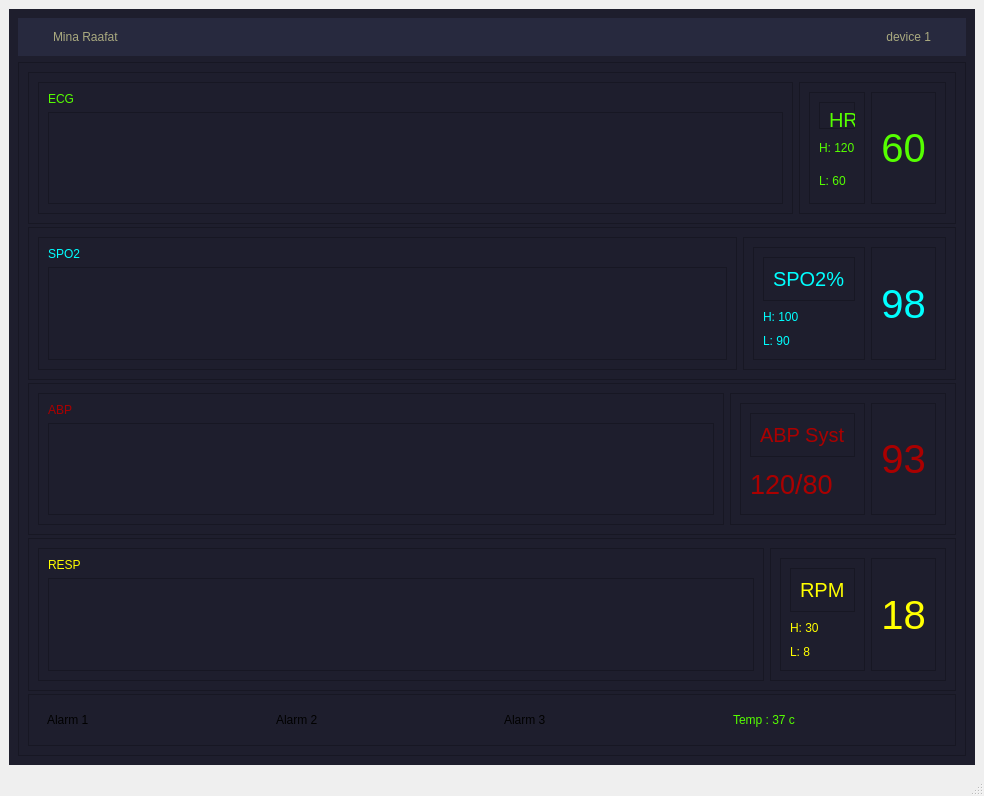
<?xml version="1.0" encoding="UTF-8"?>
<ui version="4.0">
 <class>MainWindow</class>
 <widget class="QMainWindow" name="MainWindow">
  <property name="geometry">
   <rect>
    <x>0</x>
    <y>0</y>
    <width>984</width>
    <height>796</height>
   </rect>
  </property>
  <property name="windowTitle">
   <string>MainWindow</string>
  </property>
  <widget class="QWidget" name="centralwidget">
   <layout class="QVBoxLayout" name="verticalLayout_14">
    <item>
     <widget class="QWidget" name="widget_2" native="true">
      <property name="styleSheet">
       <string notr="true">background-color: rgb(30, 30, 45);</string>
      </property>
      <layout class="QVBoxLayout" name="verticalLayout">
       <item>
        <widget class="QWidget" name="widget" native="true">
         <property name="styleSheet">
          <string notr="true">background-color: rgb(39, 41, 62);</string>
         </property>
         <layout class="QHBoxLayout" name="horizontalLayout_6">
          <item>
           <widget class="QLabel" name="label_6">
            <property name="minimumSize">
             <size>
              <width>20</width>
              <height>20</height>
             </size>
            </property>
            <property name="maximumSize">
             <size>
              <width>20</width>
              <height>20</height>
             </size>
            </property>
            <property name="text">
             <string/>
            </property>
            <property name="pixmap">
             <pixmap>icons8-user-48 (1).png</pixmap>
            </property>
            <property name="scaledContents">
             <bool>true</bool>
            </property>
           </widget>
          </item>
          <item>
           <widget class="QLabel" name="label_5">
            <property name="styleSheet">
             <string notr="true">color: rgb(170, 170, 127);</string>
            </property>
            <property name="text">
             <string>Mina Raafat</string>
            </property>
           </widget>
          </item>
          <item>
           <widget class="QLabel" name="label_7">
            <property name="sizePolicy">
             <sizepolicy hsizetype="Minimum" vsizetype="Minimum">
              <horstretch>0</horstretch>
              <verstretch>0</verstretch>
             </sizepolicy>
            </property>
            <property name="styleSheet">
             <string notr="true">color: rgb(170, 170, 127);</string>
            </property>
            <property name="text">
             <string>device 1</string>
            </property>
            <property name="scaledContents">
             <bool>false</bool>
            </property>
            <property name="alignment">
             <set>Qt::AlignRight|Qt::AlignTrailing|Qt::AlignVCenter</set>
            </property>
           </widget>
          </item>
          <item>
           <widget class="QLabel" name="label_3">
            <property name="maximumSize">
             <size>
              <width>20</width>
              <height>20</height>
             </size>
            </property>
            <property name="text">
             <string/>
            </property>
            <property name="pixmap">
             <pixmap>icons8-screen-50.png</pixmap>
            </property>
            <property name="scaledContents">
             <bool>true</bool>
            </property>
           </widget>
          </item>
         </layout>
        </widget>
       </item>
       <item>
        <widget class="QFrame" name="frame">
         <property name="frameShape">
          <enum>QFrame::StyledPanel</enum>
         </property>
         <property name="frameShadow">
          <enum>QFrame::Raised</enum>
         </property>
         <layout class="QVBoxLayout" name="verticalLayout_3">
          <property name="spacing">
           <number>3</number>
          </property>
          <item>
           <layout class="QVBoxLayout" name="verticalLayout_2">
            <property name="spacing">
             <number>3</number>
            </property>
            <item>
             <widget class="QFrame" name="frame_2">
              <property name="frameShape">
               <enum>QFrame::StyledPanel</enum>
              </property>
              <property name="frameShadow">
               <enum>QFrame::Raised</enum>
              </property>
              <layout class="QHBoxLayout" name="horizontalLayout">
               <item>
                <widget class="QFrame" name="frame_9">
                 <property name="sizePolicy">
                  <sizepolicy hsizetype="Expanding" vsizetype="Preferred">
                   <horstretch>0</horstretch>
                   <verstretch>0</verstretch>
                  </sizepolicy>
                 </property>
                 <property name="frameShape">
                  <enum>QFrame::StyledPanel</enum>
                 </property>
                 <property name="frameShadow">
                  <enum>QFrame::Raised</enum>
                 </property>
                 <layout class="QVBoxLayout" name="verticalLayout_4">
                  <item>
                   <widget class="QLabel" name="label_10">
                    <property name="styleSheet">
                     <string notr="true">color: rgb(85, 255, 0);</string>
                    </property>
                    <property name="text">
                     <string>ECG</string>
                    </property>
                   </widget>
                  </item>
                  <item>
                   <widget class="QGraphicsView" name="ECG_graphicsView">
                    <property name="sizePolicy">
                     <sizepolicy hsizetype="Preferred" vsizetype="Preferred">
                      <horstretch>0</horstretch>
                      <verstretch>0</verstretch>
                     </sizepolicy>
                    </property>
                   </widget>
                  </item>
                 </layout>
                </widget>
               </item>
               <item>
                <widget class="QFrame" name="frame_6">
                 <property name="sizePolicy">
                  <sizepolicy hsizetype="Minimum" vsizetype="Minimum">
                   <horstretch>0</horstretch>
                   <verstretch>0</verstretch>
                  </sizepolicy>
                 </property>
                 <property name="frameShape">
                  <enum>QFrame::StyledPanel</enum>
                 </property>
                 <property name="frameShadow">
                  <enum>QFrame::Raised</enum>
                 </property>
                 <layout class="QHBoxLayout" name="horizontalLayout_7">
                  <item>
                   <widget class="QFrame" name="frame_7">
                    <property name="frameShape">
                     <enum>QFrame::StyledPanel</enum>
                    </property>
                    <property name="frameShadow">
                     <enum>QFrame::Raised</enum>
                    </property>
                    <layout class="QVBoxLayout" name="verticalLayout_5">
                     <item>
                      <widget class="QFrame" name="frame_10">
                       <property name="frameShape">
                        <enum>QFrame::StyledPanel</enum>
                       </property>
                       <property name="frameShadow">
                        <enum>QFrame::Raised</enum>
                       </property>
                       <widget class="QLabel" name="label_11">
                        <property name="geometry">
                         <rect>
                          <x>10</x>
                          <y>10</y>
                          <width>60</width>
                          <height>16</height>
                         </rect>
                        </property>
                        <property name="font">
                         <font>
                          <pointsize>15</pointsize>
                         </font>
                        </property>
                        <property name="styleSheet">
                         <string notr="true">color: rgb(85, 255, 0);</string>
                        </property>
                        <property name="text">
                         <string>HR</string>
                        </property>
                       </widget>
                       <widget class="QLabel" name="label_12">
                        <property name="geometry">
                         <rect>
                          <x>50</x>
                          <y>10</y>
                          <width>16</width>
                          <height>16</height>
                         </rect>
                        </property>
                        <property name="sizePolicy">
                         <sizepolicy hsizetype="Fixed" vsizetype="Fixed">
                          <horstretch>0</horstretch>
                          <verstretch>0</verstretch>
                         </sizepolicy>
                        </property>
                        <property name="text">
                         <string/>
                        </property>
                        <property name="pixmap">
                         <pixmap>icons8-heart-30.png</pixmap>
                        </property>
                        <property name="scaledContents">
                         <bool>true</bool>
                        </property>
                        <property name="alignment">
                         <set>Qt::AlignCenter</set>
                        </property>
                       </widget>
                      </widget>
                     </item>
                     <item>
                      <widget class="QLabel" name="label_8">
                       <property name="styleSheet">
                        <string notr="true">color: rgb(85, 255, 0);</string>
                       </property>
                       <property name="text">
                        <string>H: 120</string>
                       </property>
                      </widget>
                     </item>
                     <item>
                      <widget class="QLabel" name="label_9">
                       <property name="styleSheet">
                        <string notr="true">color: rgb(85, 255, 0);</string>
                       </property>
                       <property name="text">
                        <string>L: 60</string>
                       </property>
                      </widget>
                     </item>
                    </layout>
                   </widget>
                  </item>
                  <item>
                   <widget class="QFrame" name="frame_8">
                    <property name="frameShape">
                     <enum>QFrame::StyledPanel</enum>
                    </property>
                    <property name="frameShadow">
                     <enum>QFrame::Raised</enum>
                    </property>
                    <layout class="QHBoxLayout" name="horizontalLayout_8">
                     <item>
                      <widget class="QLabel" name="HR_label">
                       <property name="font">
                        <font>
                         <pointsize>30</pointsize>
                        </font>
                       </property>
                       <property name="styleSheet">
                        <string notr="true">color: rgb(85, 255, 0);</string>
                       </property>
                       <property name="text">
                        <string>60</string>
                       </property>
                       <property name="textFormat">
                        <enum>Qt::PlainText</enum>
                       </property>
                       <property name="alignment">
                        <set>Qt::AlignCenter</set>
                       </property>
                      </widget>
                     </item>
                    </layout>
                   </widget>
                  </item>
                 </layout>
                </widget>
               </item>
              </layout>
             </widget>
            </item>
            <item>
             <widget class="QFrame" name="frame_4">
              <property name="frameShape">
               <enum>QFrame::StyledPanel</enum>
              </property>
              <property name="frameShadow">
               <enum>QFrame::Raised</enum>
              </property>
              <layout class="QHBoxLayout" name="horizontalLayout_16">
               <item>
                <widget class="QFrame" name="frame_11">
                 <property name="sizePolicy">
                  <sizepolicy hsizetype="Expanding" vsizetype="Preferred">
                   <horstretch>0</horstretch>
                   <verstretch>0</verstretch>
                  </sizepolicy>
                 </property>
                 <property name="frameShape">
                  <enum>QFrame::StyledPanel</enum>
                 </property>
                 <property name="frameShadow">
                  <enum>QFrame::Raised</enum>
                 </property>
                 <layout class="QVBoxLayout" name="verticalLayout_8">
                  <item>
                   <widget class="QLabel" name="label_18">
                    <property name="styleSheet">
                     <string notr="true">
color: rgb(0, 255, 255);</string>
                    </property>
                    <property name="text">
                     <string>SPO2</string>
                    </property>
                   </widget>
                  </item>
                  <item>
                   <widget class="QGraphicsView" name="SPO2_graficsView">
                    <property name="sizePolicy">
                     <sizepolicy hsizetype="Preferred" vsizetype="Preferred">
                      <horstretch>0</horstretch>
                      <verstretch>0</verstretch>
                     </sizepolicy>
                    </property>
                   </widget>
                  </item>
                 </layout>
                </widget>
               </item>
               <item>
                <widget class="QFrame" name="frame_17">
                 <property name="sizePolicy">
                  <sizepolicy hsizetype="Minimum" vsizetype="Minimum">
                   <horstretch>0</horstretch>
                   <verstretch>0</verstretch>
                  </sizepolicy>
                 </property>
                 <property name="frameShape">
                  <enum>QFrame::StyledPanel</enum>
                 </property>
                 <property name="frameShadow">
                  <enum>QFrame::Raised</enum>
                 </property>
                 <layout class="QHBoxLayout" name="horizontalLayout_13">
                  <item>
                   <widget class="QFrame" name="frame_18">
                    <property name="frameShape">
                     <enum>QFrame::StyledPanel</enum>
                    </property>
                    <property name="frameShadow">
                     <enum>QFrame::Raised</enum>
                    </property>
                    <layout class="QVBoxLayout" name="verticalLayout_9">
                     <item>
                      <widget class="QFrame" name="frame_19">
                       <property name="frameShape">
                        <enum>QFrame::StyledPanel</enum>
                       </property>
                       <property name="frameShadow">
                        <enum>QFrame::Raised</enum>
                       </property>
                       <layout class="QHBoxLayout" name="horizontalLayout_14">
                        <item>
                         <widget class="QLabel" name="label_19">
                          <property name="font">
                           <font>
                            <pointsize>15</pointsize>
                           </font>
                          </property>
                          <property name="styleSheet">
                           <string notr="true">color: rgb(0, 255, 255);</string>
                          </property>
                          <property name="text">
                           <string>SPO2%</string>
                          </property>
                          <property name="scaledContents">
                           <bool>true</bool>
                          </property>
                         </widget>
                        </item>
                       </layout>
                      </widget>
                     </item>
                     <item>
                      <widget class="QLabel" name="label_21">
                       <property name="styleSheet">
                        <string notr="true">color: rgb(0, 255, 255);</string>
                       </property>
                       <property name="text">
                        <string>H: 100</string>
                       </property>
                      </widget>
                     </item>
                     <item>
                      <widget class="QLabel" name="label_22">
                       <property name="styleSheet">
                        <string notr="true">color: rgb(0, 255, 255);</string>
                       </property>
                       <property name="text">
                        <string>L: 90</string>
                       </property>
                      </widget>
                     </item>
                    </layout>
                   </widget>
                  </item>
                  <item>
                   <widget class="QFrame" name="frame_20">
                    <property name="frameShape">
                     <enum>QFrame::StyledPanel</enum>
                    </property>
                    <property name="frameShadow">
                     <enum>QFrame::Raised</enum>
                    </property>
                    <layout class="QHBoxLayout" name="horizontalLayout_15">
                     <item>
                      <widget class="QLabel" name="SPO2_label">
                       <property name="font">
                        <font>
                         <pointsize>30</pointsize>
                        </font>
                       </property>
                       <property name="styleSheet">
                        <string notr="true">color: rgb(0, 255, 255);</string>
                       </property>
                       <property name="text">
                        <string>98</string>
                       </property>
                       <property name="textFormat">
                        <enum>Qt::PlainText</enum>
                       </property>
                       <property name="alignment">
                        <set>Qt::AlignCenter</set>
                       </property>
                      </widget>
                     </item>
                    </layout>
                   </widget>
                  </item>
                 </layout>
                </widget>
               </item>
              </layout>
             </widget>
            </item>
            <item>
             <widget class="QFrame" name="frame_5">
              <property name="frameShape">
               <enum>QFrame::StyledPanel</enum>
              </property>
              <property name="frameShadow">
               <enum>QFrame::Raised</enum>
              </property>
              <layout class="QHBoxLayout" name="horizontalLayout_4">
               <item>
                <widget class="QFrame" name="frame_21">
                 <property name="sizePolicy">
                  <sizepolicy hsizetype="Expanding" vsizetype="Preferred">
                   <horstretch>0</horstretch>
                   <verstretch>0</verstretch>
                  </sizepolicy>
                 </property>
                 <property name="frameShape">
                  <enum>QFrame::StyledPanel</enum>
                 </property>
                 <property name="frameShadow">
                  <enum>QFrame::Raised</enum>
                 </property>
                 <layout class="QVBoxLayout" name="verticalLayout_10">
                  <item>
                   <widget class="QLabel" name="label_20">
                    <property name="styleSheet">
                     <string notr="true">color: rgb(170, 0, 0);</string>
                    </property>
                    <property name="text">
                     <string>ABP</string>
                    </property>
                   </widget>
                  </item>
                  <item>
                   <widget class="QGraphicsView" name="ABP_graphicsView">
                    <property name="sizePolicy">
                     <sizepolicy hsizetype="Preferred" vsizetype="Preferred">
                      <horstretch>0</horstretch>
                      <verstretch>0</verstretch>
                     </sizepolicy>
                    </property>
                   </widget>
                  </item>
                 </layout>
                </widget>
               </item>
               <item>
                <widget class="QFrame" name="frame_22">
                 <property name="sizePolicy">
                  <sizepolicy hsizetype="Minimum" vsizetype="Minimum">
                   <horstretch>0</horstretch>
                   <verstretch>0</verstretch>
                  </sizepolicy>
                 </property>
                 <property name="frameShape">
                  <enum>QFrame::StyledPanel</enum>
                 </property>
                 <property name="frameShadow">
                  <enum>QFrame::Raised</enum>
                 </property>
                 <layout class="QHBoxLayout" name="horizontalLayout_17">
                  <item>
                   <widget class="QFrame" name="frame_23">
                    <property name="frameShape">
                     <enum>QFrame::StyledPanel</enum>
                    </property>
                    <property name="frameShadow">
                     <enum>QFrame::Raised</enum>
                    </property>
                    <layout class="QVBoxLayout" name="verticalLayout_11">
                     <item>
                      <widget class="QFrame" name="frame_24">
                       <property name="frameShape">
                        <enum>QFrame::StyledPanel</enum>
                       </property>
                       <property name="frameShadow">
                        <enum>QFrame::Raised</enum>
                       </property>
                       <layout class="QHBoxLayout" name="horizontalLayout_18">
                        <item>
                         <widget class="QLabel" name="label_24">
                          <property name="font">
                           <font>
                            <pointsize>15</pointsize>
                           </font>
                          </property>
                          <property name="styleSheet">
                           <string notr="true">color: rgb(170, 0, 0);</string>
                          </property>
                          <property name="text">
                           <string>ABP Syst</string>
                          </property>
                          <property name="scaledContents">
                           <bool>true</bool>
                          </property>
                         </widget>
                        </item>
                       </layout>
                      </widget>
                     </item>
                     <item>
                      <widget class="QLabel" name="label_25">
                       <property name="font">
                        <font>
                         <pointsize>20</pointsize>
                        </font>
                       </property>
                       <property name="styleSheet">
                        <string notr="true">color: rgb(170, 0, 0);</string>
                       </property>
                       <property name="text">
                        <string>120/80</string>
                       </property>
                       <property name="textFormat">
                        <enum>Qt::PlainText</enum>
                       </property>
                      </widget>
                     </item>
                    </layout>
                   </widget>
                  </item>
                  <item>
                   <widget class="QFrame" name="frame_25">
                    <property name="frameShape">
                     <enum>QFrame::StyledPanel</enum>
                    </property>
                    <property name="frameShadow">
                     <enum>QFrame::Raised</enum>
                    </property>
                    <layout class="QHBoxLayout" name="horizontalLayout_19">
                     <item>
                      <widget class="QLabel" name="ABP_label">
                       <property name="font">
                        <font>
                         <pointsize>30</pointsize>
                        </font>
                       </property>
                       <property name="styleSheet">
                        <string notr="true">color: rgb(170, 0, 0);</string>
                       </property>
                       <property name="text">
                        <string>93</string>
                       </property>
                       <property name="textFormat">
                        <enum>Qt::PlainText</enum>
                       </property>
                       <property name="alignment">
                        <set>Qt::AlignCenter</set>
                       </property>
                      </widget>
                     </item>
                    </layout>
                   </widget>
                  </item>
                 </layout>
                </widget>
               </item>
              </layout>
             </widget>
            </item>
            <item>
             <widget class="QFrame" name="frame_3">
              <property name="frameShape">
               <enum>QFrame::StyledPanel</enum>
              </property>
              <property name="frameShadow">
               <enum>QFrame::Raised</enum>
              </property>
              <layout class="QHBoxLayout" name="horizontalLayout_5">
               <item>
                <widget class="QFrame" name="frame_26">
                 <property name="sizePolicy">
                  <sizepolicy hsizetype="Expanding" vsizetype="Preferred">
                   <horstretch>0</horstretch>
                   <verstretch>0</verstretch>
                  </sizepolicy>
                 </property>
                 <property name="frameShape">
                  <enum>QFrame::StyledPanel</enum>
                 </property>
                 <property name="frameShadow">
                  <enum>QFrame::Raised</enum>
                 </property>
                 <layout class="QVBoxLayout" name="verticalLayout_12">
                  <item>
                   <widget class="QLabel" name="label_26">
                    <property name="styleSheet">
                     <string notr="true">
color: rgb(255, 255, 0);</string>
                    </property>
                    <property name="text">
                     <string>RESP</string>
                    </property>
                   </widget>
                  </item>
                  <item>
                   <widget class="QGraphicsView" name="RESP_graphiicsView">
                    <property name="sizePolicy">
                     <sizepolicy hsizetype="Preferred" vsizetype="Preferred">
                      <horstretch>0</horstretch>
                      <verstretch>0</verstretch>
                     </sizepolicy>
                    </property>
                   </widget>
                  </item>
                 </layout>
                </widget>
               </item>
               <item>
                <widget class="QFrame" name="frame_27">
                 <property name="sizePolicy">
                  <sizepolicy hsizetype="Minimum" vsizetype="Minimum">
                   <horstretch>0</horstretch>
                   <verstretch>0</verstretch>
                  </sizepolicy>
                 </property>
                 <property name="frameShape">
                  <enum>QFrame::StyledPanel</enum>
                 </property>
                 <property name="frameShadow">
                  <enum>QFrame::Raised</enum>
                 </property>
                 <layout class="QHBoxLayout" name="horizontalLayout_20">
                  <item>
                   <widget class="QFrame" name="frame_28">
                    <property name="frameShape">
                     <enum>QFrame::StyledPanel</enum>
                    </property>
                    <property name="frameShadow">
                     <enum>QFrame::Raised</enum>
                    </property>
                    <layout class="QVBoxLayout" name="verticalLayout_13">
                     <item>
                      <widget class="QFrame" name="frame_29">
                       <property name="styleSheet">
                        <string notr="true">
color: rgb(255, 255, 0);</string>
                       </property>
                       <property name="frameShape">
                        <enum>QFrame::StyledPanel</enum>
                       </property>
                       <property name="frameShadow">
                        <enum>QFrame::Raised</enum>
                       </property>
                       <layout class="QHBoxLayout" name="horizontalLayout_21">
                        <item>
                         <widget class="QLabel" name="label_28">
                          <property name="font">
                           <font>
                            <pointsize>15</pointsize>
                           </font>
                          </property>
                          <property name="styleSheet">
                           <string notr="true">
color: rgb(255, 255, 0);</string>
                          </property>
                          <property name="text">
                           <string>RPM</string>
                          </property>
                          <property name="scaledContents">
                           <bool>true</bool>
                          </property>
                         </widget>
                        </item>
                       </layout>
                      </widget>
                     </item>
                     <item>
                      <widget class="QLabel" name="label_29">
                       <property name="styleSheet">
                        <string notr="true">
color: rgb(255, 255, 0);</string>
                       </property>
                       <property name="text">
                        <string>H: 30</string>
                       </property>
                      </widget>
                     </item>
                     <item>
                      <widget class="QLabel" name="label_30">
                       <property name="styleSheet">
                        <string notr="true">
color: rgb(255, 255, 0);</string>
                       </property>
                       <property name="text">
                        <string>L: 8</string>
                       </property>
                      </widget>
                     </item>
                    </layout>
                   </widget>
                  </item>
                  <item>
                   <widget class="QFrame" name="frame_30">
                    <property name="frameShape">
                     <enum>QFrame::StyledPanel</enum>
                    </property>
                    <property name="frameShadow">
                     <enum>QFrame::Raised</enum>
                    </property>
                    <layout class="QHBoxLayout" name="horizontalLayout_22">
                     <item>
                      <widget class="QLabel" name="RPM_label">
                       <property name="font">
                        <font>
                         <pointsize>30</pointsize>
                        </font>
                       </property>
                       <property name="styleSheet">
                        <string notr="true">
color: rgb(255, 255, 0);</string>
                       </property>
                       <property name="text">
                        <string>18</string>
                       </property>
                       <property name="textFormat">
                        <enum>Qt::PlainText</enum>
                       </property>
                       <property name="alignment">
                        <set>Qt::AlignCenter</set>
                       </property>
                      </widget>
                     </item>
                    </layout>
                   </widget>
                  </item>
                 </layout>
                </widget>
               </item>
              </layout>
             </widget>
            </item>
            <item>
             <widget class="QFrame" name="frame_31">
              <property name="frameShape">
               <enum>QFrame::StyledPanel</enum>
              </property>
              <property name="frameShadow">
               <enum>QFrame::Raised</enum>
              </property>
              <layout class="QHBoxLayout" name="horizontalLayout_2">
               <item>
                <widget class="QWidget" name="widget_3" native="true">
                 <property name="sizePolicy">
                  <sizepolicy hsizetype="Preferred" vsizetype="Preferred">
                   <horstretch>0</horstretch>
                   <verstretch>0</verstretch>
                  </sizepolicy>
                 </property>
                 <layout class="QHBoxLayout" name="horizontalLayout_9">
                  <item>
                   <widget class="QLabel" name="label_4">
                    <property name="text">
                     <string>Alarm 1</string>
                    </property>
                   </widget>
                  </item>
                 </layout>
                </widget>
               </item>
               <item>
                <widget class="QWidget" name="widget_5" native="true">
                 <property name="sizePolicy">
                  <sizepolicy hsizetype="Preferred" vsizetype="Preferred">
                   <horstretch>0</horstretch>
                   <verstretch>0</verstretch>
                  </sizepolicy>
                 </property>
                 <layout class="QHBoxLayout" name="horizontalLayout_27">
                  <item>
                   <widget class="QLabel" name="label_36">
                    <property name="text">
                     <string>Alarm 2</string>
                    </property>
                   </widget>
                  </item>
                 </layout>
                </widget>
               </item>
               <item>
                <widget class="QWidget" name="widget_4" native="true">
                 <property name="sizePolicy">
                  <sizepolicy hsizetype="Preferred" vsizetype="Preferred">
                   <horstretch>0</horstretch>
                   <verstretch>0</verstretch>
                  </sizepolicy>
                 </property>
                 <layout class="QHBoxLayout" name="horizontalLayout_23">
                  <item>
                   <widget class="QLabel" name="label_32">
                    <property name="text">
                     <string>Alarm 3</string>
                    </property>
                   </widget>
                  </item>
                 </layout>
                </widget>
               </item>
               <item>
                <widget class="QWidget" name="widget_6" native="true">
                 <property name="sizePolicy">
                  <sizepolicy hsizetype="Preferred" vsizetype="Preferred">
                   <horstretch>0</horstretch>
                   <verstretch>0</verstretch>
                  </sizepolicy>
                 </property>
                 <layout class="QHBoxLayout" name="horizontalLayout_28">
                  <item>
                   <widget class="QLabel" name="label_37">
                    <property name="styleSheet">
                     <string notr="true">color: rgb(85, 255, 0);</string>
                    </property>
                    <property name="text">
                     <string>Temp : 37 c</string>
                    </property>
                   </widget>
                  </item>
                 </layout>
                </widget>
               </item>
              </layout>
             </widget>
            </item>
           </layout>
          </item>
         </layout>
        </widget>
       </item>
      </layout>
     </widget>
    </item>
   </layout>
  </widget>
  <widget class="QMenuBar" name="menubar">
   <property name="geometry">
    <rect>
     <x>0</x>
     <y>0</y>
     <width>984</width>
     <height>20</height>
    </rect>
   </property>
  </widget>
  <widget class="QStatusBar" name="statusbar"/>
 </widget>
 <resources/>
 <connections/>
</ui>
